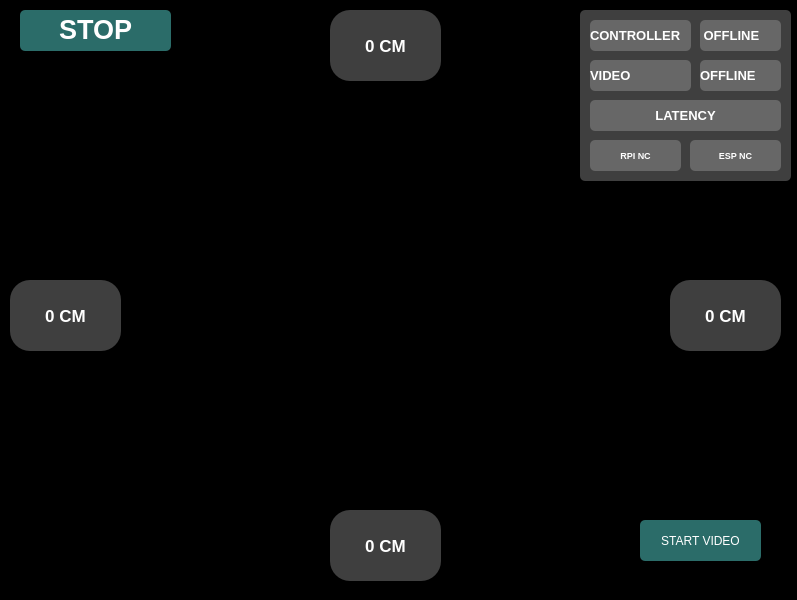
<?xml version="1.0" encoding="UTF-8"?>
<ui version="4.0">
 <class>MainWindow</class>
 <widget class="QMainWindow" name="MainWindow">
  <property name="geometry">
   <rect>
    <x>0</x>
    <y>0</y>
    <width>797</width>
    <height>600</height>
   </rect>
  </property>
  <property name="sizePolicy">
   <sizepolicy hsizetype="Fixed" vsizetype="Fixed">
    <horstretch>0</horstretch>
    <verstretch>0</verstretch>
   </sizepolicy>
  </property>
  <property name="windowTitle">
   <string>MainWindow</string>
  </property>
  <property name="styleSheet">
   <string notr="true">background-color:transparent</string>
  </property>
  <property name="dockOptions">
   <set>QMainWindow::AllowTabbedDocks|QMainWindow::AnimatedDocks</set>
  </property>
  <widget class="QWidget" name="centralwidget">
   <widget class="QLabel" name="video">
    <property name="geometry">
     <rect>
      <x>0</x>
      <y>0</y>
      <width>801</width>
      <height>601</height>
     </rect>
    </property>
    <property name="sizePolicy">
     <sizepolicy hsizetype="Fixed" vsizetype="Fixed">
      <horstretch>0</horstretch>
      <verstretch>0</verstretch>
     </sizepolicy>
    </property>
    <property name="styleSheet">
     <string notr="true">background-color: black;</string>
    </property>
    <property name="text">
     <string/>
    </property>
    <property name="margin">
     <number>0</number>
    </property>
    <property name="indent">
     <number>-1</number>
    </property>
   </widget>
   <widget class="QTextBrowser" name="direction">
    <property name="geometry">
     <rect>
      <x>20</x>
      <y>10</y>
      <width>151</width>
      <height>41</height>
     </rect>
    </property>
    <property name="font">
     <font>
      <pointsize>20</pointsize>
      <weight>75</weight>
      <bold>true</bold>
     </font>
    </property>
    <property name="styleSheet">
     <string notr="true">color:white; border-radius:5;background-color:rgba(82,204,199,0.53)</string>
    </property>
    <property name="frameShape">
     <enum>QFrame::NoFrame</enum>
    </property>
    <property name="frameShadow">
     <enum>QFrame::Plain</enum>
    </property>
    <property name="lineWidth">
     <number>0</number>
    </property>
    <property name="verticalScrollBarPolicy">
     <enum>Qt::ScrollBarAlwaysOff</enum>
    </property>
    <property name="horizontalScrollBarPolicy">
     <enum>Qt::ScrollBarAlwaysOff</enum>
    </property>
    <property name="html">
     <string>&lt;!DOCTYPE HTML PUBLIC &quot;-//W3C//DTD HTML 4.0//EN&quot; &quot;http://www.w3.org/TR/REC-html40/strict.dtd&quot;&gt;
&lt;html&gt;&lt;head&gt;&lt;meta name=&quot;qrichtext&quot; content=&quot;1&quot; /&gt;&lt;style type=&quot;text/css&quot;&gt;
p, li { white-space: pre-wrap; }
&lt;/style&gt;&lt;/head&gt;&lt;body style=&quot; font-family:'MS Shell Dlg 2'; font-size:20pt; font-weight:600; font-style:normal;&quot;&gt;
&lt;p align=&quot;center&quot; style=&quot; margin-top:0px; margin-bottom:0px; margin-left:0px; margin-right:0px; -qt-block-indent:0; text-indent:0px;&quot;&gt;&lt;span style=&quot; font-family:'Ubuntu';&quot;&gt;STOP&lt;/span&gt;&lt;/p&gt;&lt;/body&gt;&lt;/html&gt;</string>
    </property>
   </widget>
   <widget class="QLabel" name="rForward">
    <property name="geometry">
     <rect>
      <x>330</x>
      <y>10</y>
      <width>111</width>
      <height>71</height>
     </rect>
    </property>
    <property name="font">
     <font>
      <pointsize>13</pointsize>
      <weight>75</weight>
      <bold>true</bold>
     </font>
    </property>
    <property name="styleSheet">
     <string notr="true">background-color: rgba(170,170,170,0.37);
border-radius: 20;
color : white</string>
    </property>
    <property name="text">
     <string>0 CM</string>
    </property>
    <property name="alignment">
     <set>Qt::AlignCenter</set>
    </property>
   </widget>
   <widget class="QLabel" name="rRight">
    <property name="geometry">
     <rect>
      <x>670</x>
      <y>280</y>
      <width>111</width>
      <height>71</height>
     </rect>
    </property>
    <property name="font">
     <font>
      <pointsize>13</pointsize>
      <weight>75</weight>
      <bold>true</bold>
     </font>
    </property>
    <property name="styleSheet">
     <string notr="true">background-color: rgba(170,170,170,0.37);
border-radius: 20;
color : white</string>
    </property>
    <property name="text">
     <string>0 CM</string>
    </property>
    <property name="alignment">
     <set>Qt::AlignCenter</set>
    </property>
   </widget>
   <widget class="QLabel" name="rBack">
    <property name="geometry">
     <rect>
      <x>330</x>
      <y>510</y>
      <width>111</width>
      <height>71</height>
     </rect>
    </property>
    <property name="font">
     <font>
      <pointsize>13</pointsize>
      <weight>75</weight>
      <bold>true</bold>
     </font>
    </property>
    <property name="styleSheet">
     <string notr="true">background-color: rgba(170,170,170,0.37);
border-radius: 20;
color : white</string>
    </property>
    <property name="text">
     <string>0 CM</string>
    </property>
    <property name="alignment">
     <set>Qt::AlignCenter</set>
    </property>
   </widget>
   <widget class="QLabel" name="rLeft">
    <property name="geometry">
     <rect>
      <x>10</x>
      <y>280</y>
      <width>111</width>
      <height>71</height>
     </rect>
    </property>
    <property name="font">
     <font>
      <pointsize>13</pointsize>
      <weight>75</weight>
      <bold>true</bold>
     </font>
    </property>
    <property name="styleSheet">
     <string notr="true">background-color: rgba(170,170,170,0.37);
border-radius: 20;
color : white</string>
    </property>
    <property name="text">
     <string>0 CM</string>
    </property>
    <property name="alignment">
     <set>Qt::AlignCenter</set>
    </property>
   </widget>
   <widget class="QPushButton" name="startVideo">
    <property name="geometry">
     <rect>
      <x>640</x>
      <y>520</y>
      <width>121</width>
      <height>41</height>
     </rect>
    </property>
    <property name="styleSheet">
     <string notr="true">color:white; border-radius:5;background-color:rgba(82,204,199,0.53)</string>
    </property>
    <property name="text">
     <string>START VIDEO</string>
    </property>
   </widget>
   <widget class="QLabel" name="contollerState">
    <property name="geometry">
     <rect>
      <x>700</x>
      <y>20</y>
      <width>81</width>
      <height>31</height>
     </rect>
    </property>
    <property name="font">
     <font>
      <pointsize>10</pointsize>
      <weight>75</weight>
      <bold>true</bold>
     </font>
    </property>
    <property name="styleSheet">
     <string notr="true">background-color: rgba(170,170,170,0.37);
border-radius: 5;
color : white</string>
    </property>
    <property name="text">
     <string> OFFLINE</string>
    </property>
    <property name="alignment">
     <set>Qt::AlignLeading|Qt::AlignLeft|Qt::AlignVCenter</set>
    </property>
    <property name="margin">
     <number>5</number>
    </property>
   </widget>
   <widget class="QLabel" name="videoState">
    <property name="geometry">
     <rect>
      <x>700</x>
      <y>60</y>
      <width>81</width>
      <height>31</height>
     </rect>
    </property>
    <property name="font">
     <font>
      <pointsize>10</pointsize>
      <weight>75</weight>
      <bold>true</bold>
     </font>
    </property>
    <property name="styleSheet">
     <string notr="true">background-color: rgba(170,170,170,0.37);
border-radius: 5;
color : white</string>
    </property>
    <property name="text">
     <string>OFFLINE</string>
    </property>
    <property name="alignment">
     <set>Qt::AlignLeading|Qt::AlignLeft|Qt::AlignVCenter</set>
    </property>
    <property name="margin">
     <number>10</number>
    </property>
   </widget>
   <widget class="QLabel" name="rRight_2">
    <property name="geometry">
     <rect>
      <x>580</x>
      <y>10</y>
      <width>211</width>
      <height>171</height>
     </rect>
    </property>
    <property name="font">
     <font>
      <pointsize>13</pointsize>
      <weight>75</weight>
      <bold>true</bold>
     </font>
    </property>
    <property name="styleSheet">
     <string notr="true">background-color: rgba(170,170,170,0.37);
border-radius: 5;
color : white</string>
    </property>
    <property name="text">
     <string/>
    </property>
    <property name="alignment">
     <set>Qt::AlignCenter</set>
    </property>
   </widget>
   <widget class="QLabel" name="videoState_2">
    <property name="geometry">
     <rect>
      <x>590</x>
      <y>100</y>
      <width>191</width>
      <height>31</height>
     </rect>
    </property>
    <property name="font">
     <font>
      <pointsize>10</pointsize>
      <weight>75</weight>
      <bold>true</bold>
     </font>
    </property>
    <property name="styleSheet">
     <string notr="true">background-color: rgba(170,170,170,0.37);
border-radius: 5;
color : white</string>
    </property>
    <property name="text">
     <string>LATENCY</string>
    </property>
    <property name="alignment">
     <set>Qt::AlignCenter</set>
    </property>
   </widget>
   <widget class="QLabel" name="latencyRpi">
    <property name="geometry">
     <rect>
      <x>590</x>
      <y>140</y>
      <width>91</width>
      <height>31</height>
     </rect>
    </property>
    <property name="font">
     <font>
      <pointsize>7</pointsize>
      <weight>75</weight>
      <bold>true</bold>
     </font>
    </property>
    <property name="styleSheet">
     <string notr="true">background-color: rgba(170,170,170,0.37);
border-radius: 5;
color : white</string>
    </property>
    <property name="text">
     <string>RPI NC</string>
    </property>
    <property name="alignment">
     <set>Qt::AlignCenter</set>
    </property>
   </widget>
   <widget class="QLabel" name="latencyEsp">
    <property name="geometry">
     <rect>
      <x>690</x>
      <y>140</y>
      <width>91</width>
      <height>31</height>
     </rect>
    </property>
    <property name="font">
     <font>
      <pointsize>7</pointsize>
      <weight>75</weight>
      <bold>true</bold>
     </font>
    </property>
    <property name="styleSheet">
     <string notr="true">background-color: rgba(170,170,170,0.37);
border-radius: 5;
color : white</string>
    </property>
    <property name="text">
     <string>ESP NC</string>
    </property>
    <property name="alignment">
     <set>Qt::AlignCenter</set>
    </property>
   </widget>
   <widget class="QLabel" name="connectionState_2">
    <property name="geometry">
     <rect>
      <x>590</x>
      <y>20</y>
      <width>101</width>
      <height>31</height>
     </rect>
    </property>
    <property name="font">
     <font>
      <pointsize>10</pointsize>
      <weight>75</weight>
      <bold>true</bold>
     </font>
    </property>
    <property name="styleSheet">
     <string notr="true">background-color: rgba(170,170,170,0.37);
border-radius: 5;
color : white</string>
    </property>
    <property name="text">
     <string>CONTROLLER</string>
    </property>
    <property name="alignment">
     <set>Qt::AlignLeading|Qt::AlignLeft|Qt::AlignVCenter</set>
    </property>
    <property name="margin">
     <number>9</number>
    </property>
   </widget>
   <widget class="QLabel" name="connectionState_3">
    <property name="geometry">
     <rect>
      <x>590</x>
      <y>60</y>
      <width>101</width>
      <height>31</height>
     </rect>
    </property>
    <property name="font">
     <font>
      <pointsize>10</pointsize>
      <weight>75</weight>
      <bold>true</bold>
     </font>
    </property>
    <property name="styleSheet">
     <string notr="true">background-color: rgba(170,170,170,0.37);
border-radius: 5;
color : white</string>
    </property>
    <property name="text">
     <string>VIDEO</string>
    </property>
    <property name="alignment">
     <set>Qt::AlignLeading|Qt::AlignLeft|Qt::AlignVCenter</set>
    </property>
    <property name="margin">
     <number>10</number>
    </property>
   </widget>
   <zorder>video</zorder>
   <zorder>rRight_2</zorder>
   <zorder>rForward</zorder>
   <zorder>direction</zorder>
   <zorder>rRight</zorder>
   <zorder>rBack</zorder>
   <zorder>rLeft</zorder>
   <zorder>startVideo</zorder>
   <zorder>contollerState</zorder>
   <zorder>videoState</zorder>
   <zorder>videoState_2</zorder>
   <zorder>latencyRpi</zorder>
   <zorder>latencyEsp</zorder>
   <zorder>connectionState_2</zorder>
   <zorder>connectionState_3</zorder>
  </widget>
 </widget>
 <resources/>
 <connections/>
</ui>
